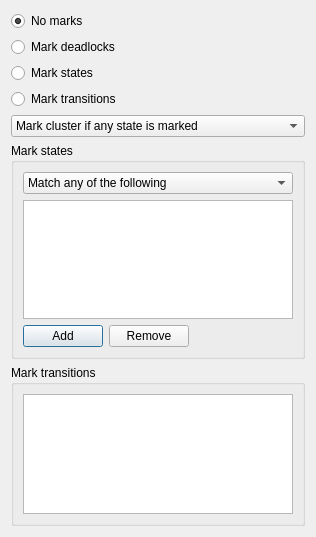
<?xml version="1.0" encoding="UTF-8"?>
<ui version="4.0">
 <class>MarkDialog</class>
 <widget class="QDialog" name="MarkDialog">
  <property name="geometry">
   <rect>
    <x>0</x>
    <y>0</y>
    <width>316</width>
    <height>537</height>
   </rect>
  </property>
  <property name="windowTitle">
   <string>Mark</string>
  </property>
  <layout class="QVBoxLayout" name="verticalLayout_5">
   <item>
    <layout class="QVBoxLayout" name="verticalLayout_4">
     <item>
      <layout class="QVBoxLayout" name="verticalLayout">
       <item>
        <widget class="QRadioButton" name="noMarks">
         <property name="text">
          <string>No marks</string>
         </property>
         <property name="checked">
          <bool>true</bool>
         </property>
         <attribute name="buttonGroup">
          <string>buttonGroup</string>
         </attribute>
        </widget>
       </item>
       <item>
        <widget class="QRadioButton" name="markDeadlocks">
         <property name="text">
          <string>Mark deadlocks</string>
         </property>
         <attribute name="buttonGroup">
          <string>buttonGroup</string>
         </attribute>
        </widget>
       </item>
       <item>
        <widget class="QRadioButton" name="markStates">
         <property name="text">
          <string>Mark states</string>
         </property>
         <attribute name="buttonGroup">
          <string>buttonGroup</string>
         </attribute>
        </widget>
       </item>
       <item>
        <widget class="QRadioButton" name="markTransitions">
         <property name="text">
          <string>Mark transitions</string>
         </property>
         <attribute name="buttonGroup">
          <string>buttonGroup</string>
         </attribute>
        </widget>
       </item>
      </layout>
     </item>
     <item>
      <widget class="QComboBox" name="clusterMarkStyle">
       <item>
        <property name="text">
         <string>Mark cluster if any state is marked</string>
        </property>
       </item>
       <item>
        <property name="text">
         <string>Mark cluster if all states are marked</string>
        </property>
       </item>
      </widget>
     </item>
     <item>
      <widget class="QGroupBox" name="groupBox">
       <property name="title">
        <string>Mark states</string>
       </property>
       <layout class="QVBoxLayout" name="verticalLayout_3">
        <item>
         <layout class="QVBoxLayout" name="verticalLayout_2">
          <item>
           <widget class="QComboBox" name="matchStateType">
            <item>
             <property name="text">
              <string>Match any of the following</string>
             </property>
            </item>
            <item>
             <property name="text">
              <string>Match all of the following</string>
             </property>
            </item>
            <item>
             <property name="text">
              <string>Match the following separately</string>
             </property>
            </item>
           </widget>
          </item>
          <item>
           <widget class="QListWidget" name="startRuleList"/>
          </item>
          <item>
           <layout class="QHBoxLayout" name="horizontalLayout_2">
            <item>
             <widget class="QPushButton" name="add">
              <property name="text">
               <string>Add</string>
              </property>
             </widget>
            </item>
            <item>
             <widget class="QPushButton" name="remove">
              <property name="text">
               <string>Remove</string>
              </property>
             </widget>
            </item>
            <item>
             <spacer name="horizontalSpacer">
              <property name="orientation">
               <enum>Qt::Horizontal</enum>
              </property>
              <property name="sizeHint" stdset="0">
               <size>
                <width>40</width>
                <height>20</height>
               </size>
              </property>
             </spacer>
            </item>
           </layout>
          </item>
         </layout>
        </item>
       </layout>
      </widget>
     </item>
     <item>
      <widget class="QGroupBox" name="groupBox_2">
       <property name="title">
        <string>Mark transitions</string>
       </property>
       <layout class="QHBoxLayout" name="horizontalLayout">
        <item>
         <widget class="QListWidget" name="markedTransitionList"/>
        </item>
       </layout>
      </widget>
     </item>
    </layout>
   </item>
  </layout>
 </widget>
 <resources/>
 <connections/>
 <buttongroups>
  <buttongroup name="buttonGroup"/>
 </buttongroups>
</ui>
